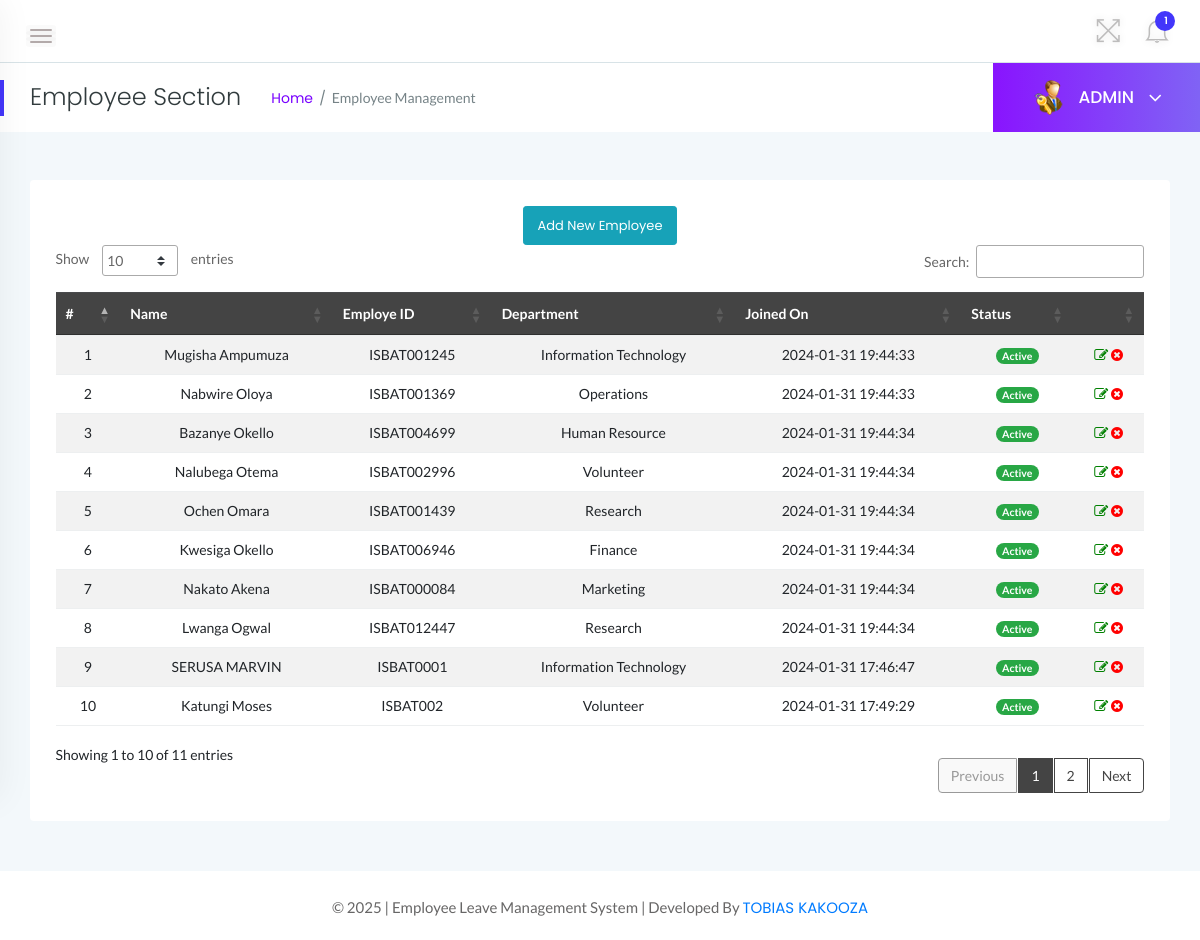
Screenshot of /admin/employees.php (signed in) with the database file from the repository.
### tables this page shows
CREATE TABLE `tblemployees` (
  `id` int(11) NOT NULL AUTO_INCREMENT,
  `EmpId` varchar(100) NOT NULL,
  `FirstName` varchar(150) NOT NULL,
  `LastName` varchar(150) NOT NULL,
  `EmailId` varchar(200) NOT NULL,
  `Password` varchar(180) NOT NULL,
  `Gender` varchar(100) NOT NULL,
  `Dob` varchar(100) NOT NULL,
  `Department` varchar(255) NOT NULL,
  `Address` varchar(255) NOT NULL,
  `City` varchar(200) NOT NULL,
  `Country` varchar(150) NOT NULL,
  `Phonenumber` char(11) NOT NULL,
  `Status` int(1) NOT NULL,
  `RegDate` timestamp NOT NULL DEFAULT current_timestamp(),
  PRIMARY KEY (`id`)
);

### admin/employees.php (the view, shortened to what this page needs)
<?php
    if(strlen($_SESSION['alogin'])==0){
    header('location:index.php');
    } else {
 ?>
<!doctype html>
<html class="no-js" lang="en">
<head>
    <link rel="stylesheet" href="../assets/css/bootstrap.min.css">
    <link rel="stylesheet" href="../assets/css/font-awesome.min.css">
    <link rel="stylesheet" href="../assets/css/themify-icons.css">
    <link rel="stylesheet" href="../assets/css/metisMenu.css">
    <link rel="stylesheet" href="../assets/css/owl.carousel.min.css">
    <link rel="stylesheet" href="../assets/css/slicknav.min.css">
    <link rel="stylesheet" href="https://www.amcharts.com/lib/3/plugins/export/export.css" type="text/css" media="all" />
    <link rel="stylesheet" type="text/css" href="https://cdn.datatables.net/1.10.19/css/jquery.dataTables.css">
    <link rel="stylesheet" type="text/css" href="https://cdn.datatables.net/1.10.18/css/dataTables.bootstrap4.min.css">
    <link rel="stylesheet" type="text/css" href="https://cdn.datatables.net/responsive/2.2.3/css/responsive.bootstrap.min.css">
    <link rel="stylesheet" type="text/css" href="https://cdn.datatables.net/responsive/2.2.3/css/responsive.jqueryui.min.css">
    <link rel="stylesheet" href="../assets/css/typography.css">
    <link rel="stylesheet" href="../assets/css/default-css.css">
    <link rel="stylesheet" href="../assets/css/styles.css">
    <link rel="stylesheet" href="../assets/css/responsive.css">
</head>
<body>
    <div class="page-container">
        <div class="main-content">
            <div class="header-area">
                <div class="row align-items-center">
                    <div class="col-md-6 col-sm-8 clearfix">
                        <div class="nav-btn pull-left">
                            <span></span>
                            <span></span>
                            <span></span>
                        </div>
                    </div>
                    <div class="col-md-6 col-sm-4 clearfix">
                        <ul class="notification-area pull-right">
                            <li id="full-view"><i class="ti-fullscreen"></i></li>
                            <?php include '../includes/admin-notification.php'?>
                        </ul>
                    </div>
                </div>
            </div>
            <div class="page-title-area">
                <div class="row align-items-center">
                    <div class="col-sm-6">
                        <div class="breadcrumbs-area clearfix">
                            <h4 class="page-title pull-left">Employee Section</h4>
                            <ul class="breadcrumbs pull-left">
                                <li><a href="dashboard.php">Home</a></li>
                                <li><span>Employee Management</span></li>
                            </ul>
                        </div>
                    </div>
                    <div class="col-sm-6 clearfix">
                        <div class="user-profile pull-right">
                            <img class="avatar user-thumb" src="../assets/images/admin.png" alt="avatar">
                            <h4 class="user-name dropdown-toggle" data-toggle="dropdown">ADMIN <i class="fa fa-angle-down"></i></h4>
                        </div>
                    </div>
                </div>
            </div>
            <div class="main-content-inner">
                <div class="row">
                    <div class="col-12 mt-5">
                        <div class="card">
                            <div class="card-body">
                                <div class="data-tables datatable-dark">
                                <center><a href="add-employee.php" class="btn btn-sm btn-info">Add New Employee</a></center>
                                    <table id="dataTable3" class="table table-hover table-striped text-center">
                                        <thead class="text-capitalize">
                                            <tr>
                                                <th>#</th>
                                                <th>Name</th>
                                                <th>Employe ID</th>
                                                <th>Department</th>
                                                <th>Joined On</th>
                                                <th>Status</th>
                                                <th></th>
                                            </tr>
                                        </thead>
                                        <tbody>
                                    <?php
                                    $sql = "SELECT EmpId,FirstName,LastName,Department,Status,RegDate,id from  tblemployees";
                                    $query = $dbh -> prepare($sql);
                                    $query->execute();
                                    $results=$query->fetchAll(PDO::FETCH_OBJ);
                                    $cnt=1;
                                    if($query->rowCount() > 0)
                                    {
                                    foreach($results as $result)
                                    {               ?>
                                        <tr>
                                            <td> <?php echo htmlentities($cnt);?></td>
                                            <td><?php echo htmlentities($result->FirstName);?>&nbsp;<?php echo htmlentities($result->LastName);?></td>
                                            <td><?php echo htmlentities($result->EmpId);?></td>
                                            <td><?php echo htmlentities($result->Department);?></td>
                                             <td><?php echo htmlentities($result->RegDate);?></td>
                                             <td><?php $stats=$result->Status;
                                            if($stats){
                                             ?>
                                                 <span class="badge badge-pill badge-success">Active</span>
                                                 <?php } else { ?>
                                                 <span class="badge badge-pill badge-danger">Inactive</span>
                                                 <?php } ?>
                                             </td>
                                            <td><a href="update-employee.php?empid=<?php echo htmlentities($result->id);?>"><i class="fa fa-edit" style="color:green"></i></a>
                                        <?php if($result->Status==1)
                                        {?>
                                        <a href="employees.php?inid=<?php echo htmlentities($result->id);?>" onclick="return confirm('Are you sure you want to inactive this employee?');"" > <i class="fa fa-times-circle" style="color:red" title="Inactive"></i>
                                        <?php } else {?>
                                            <a href="employees.php?id=<?php echo htmlentities($result->id);?>" onclick="return confirm('Are you sure you want to active this employee?');""><i class="fa fa-check" style="color:green" title="Active"></i>
                                            <?php } ?> </td>
                                        </tr>
                                         <?php $cnt++;} }?>
                                    </tbody>
                                    </table>
                                </div>
                            </div>
                        </div>
                    </div>
                </div>
                </div>
            </div>
            <?php include '../includes/footer.php' ?>
        </div>
</body>
</html>
<?php } ?>

### assets/css/styles.css (style rules this page uses)
.page-container { width: 100%; height: 100%; min-height: 100vh; padding-left: 280px; -webkit-transition: padding-left 0.3s ease 0s; transition: padding-left 0.3s ease 0s; }
.sbar_collapsed.page-container { padding-left: 0; }
.card { border: none; border-radius: 4px; background-color: #fff; -webkit-transition: all 0.3s ease 0s; transition: all 0.3s ease 0s; }
.card-body { padding: 25.6px; padding: 1.6rem; }
.main-content { width: 100%; background: #f3f8fb; }
.main-content-inner { padding: 0 30px 50px; }
.header-area { padding: 15px 30px; background: #fff; border-bottom: 1px solid #d8e3e7; }
.nav-btn { margin: 10px 30px 0 0; cursor: pointer; }
.nav-btn span { display: block; width: 22px; height: 2px; background: #b3aaaa; margin: 4px 0; border-radius: 15px; -webkit-transition: all 0.3s ease 0s; transition: all 0.3s ease 0s; box-shadow: 0 0 0 4px rgba(99, 96, 96, 0.03); }
.nav-btn span:nth-child(2) { opacity: 0; }
.nav-btn span:first-child { -webkit-transform: rotate(45deg) translate(5px, 5px); transform: rotate(45deg) translate(5px, 5px); }
.nav-btn span:last-child { -webkit-transform: rotate(-45deg) translate(3px, -3px); transform: rotate(-45deg) translate(3px, -3px); }
.sbar_collapsed .nav-btn span { transform: none; opacity: 1; }
.notification-area { -webkit-user-select: none; -moz-user-select: none; -ms-user-select: none; user-select: none; position: relative; z-index: 1; }
.notification-area li { display: inline-block; margin-left: 20px; cursor: pointer; -webkit-user-select: none; -moz-user-select: none; -ms-user-select: none; user-select: none; }
.notification-area li > i { font-size: 26px; color: #bdbcbc; vertical-align: middle; text-shadow: 0 0 8px rgba(0, 0, 0, 0.12); -webkit-transition: color 0.3s ease 0s; transition: color 0.3s ease 0s; }
.notification-area li#full-view { display: inline-block; }
.page-title-area { padding: 0 30px; background: #fff; position: relative; }
.page-title-area:before { content: ""; position: absolute; left: 0; top: 50%; width: 4px; height: 36px; background: var(--primary-color); -webkit-transform: translateY(-50%); transform: translateY(-50%); }
.page-title { font-size: 24px; font-weight: 300; color: #313b3d; letter-spacing: 0; margin-right: 30px; }
ul.breadcrumbs { margin-top: 4px; }
.breadcrumbs li { display: inline-block; }
.breadcrumbs li a, .breadcrumbs li span { display: block; font-size: 14px; font-weight: 400; color: #7801ff; letter-spacing: 0; margin-right: 16px; position: relative; }
.breadcrumbs li a:before { content: "/"; color: #768387; position: absolute; right: -13px; top: 0; }
.breadcrumbs li span { margin-right: 0; color: #768387; text-transform: capitalize; }
.user-profile { margin-right: -30px; display: -webkit-box; display: -ms-flexbox; display: flex; -webkit-box-align: center; -ms-flex-align: center; align-items: center; -ms-flex-wrap: wrap; flex-wrap: wrap; background: -webkit-linear-gradient(left, #8914fe 0%, #8063f5 100%); background: linear-gradient(to right, #8914fe 0%, #8063f5 100%); padding: 17px 38px; position: relative; }
.user-profile img.avatar { height: 35px; width: 35px; border-radius: 50%; margin-right: 12px; }
.user-name { font-size: 17px; font-weight: 500; color: #fff; letter-spacing: 0; cursor: pointer; -webkit-user-select: none; -moz-user-select: none; -ms-user-select: none; user-select: none; }
.user-name i { margin-left: 10px; font-size: 21px; vertical-align: middle; position: relative; }
.notification-area .dropdown-toggle, .user-name.dropdown-toggle { position: relative; }
.notification-area .dropdown-toggle:after, .user-name.dropdown-toggle:after { display: none; }
.btn { padding: 11px 17px; font-size: 13px; letter-spacing: 0; }
.btn-sm { padding: 9px 14px; }
table tr th { border-bottom: none; }
table tr th, table tr td { border-top: 1px solid rgba(120, 130, 140, 0.13) !important; }
table.dataTable.no-footer { border-bottom: 1px solid rgba(120, 130, 140, 0.13) !important; }
table.dataTable thead th, table.dataTable thead td { border-bottom-color: transparent; }
.datatable-dark thead { background: #444; color: #fff; }

### rows the page displays
tblemployees: FirstName "Mugisha", LastName "Ampumuza", EmpId "ISBAT001245", Department "Information Technology", RegDate "2024-01-31 19:44:33", Status "Active"
tblemployees: FirstName "Nabwire", LastName "Oloya", EmpId "ISBAT001369", Department "Operations", RegDate "2024-01-31 19:44:33", Status "Active"
tblemployees: FirstName "Bazanye", LastName "Okello", EmpId "ISBAT004699", Department "Human Resource", RegDate "2024-01-31 19:44:34", Status "Active"
tblemployees: FirstName "Nalubega", LastName "Otema", EmpId "ISBAT002996", Department "Volunteer", RegDate "2024-01-31 19:44:34", Status "Active"
tblemployees: FirstName "Ochen", LastName "Omara", EmpId "ISBAT001439", Department "Research", RegDate "2024-01-31 19:44:34", Status "Active"
tblemployees: FirstName "Kwesiga", LastName "Okello", EmpId "ISBAT006946", Department "Finance", RegDate "2024-01-31 19:44:34", Status "Active"
tblemployees: FirstName "Nakato", LastName "Akena", EmpId "ISBAT000084", Department "Marketing", RegDate "2024-01-31 19:44:34", Status "Active"
tblemployees: FirstName "Lwanga", LastName "Ogwal", EmpId "ISBAT012447", Department "Research", RegDate "2024-01-31 19:44:34", Status "Active"
tblemployees: FirstName "SERUSA", LastName "MARVIN", EmpId "ISBAT0001", Department "Information Technology", RegDate "2024-01-31 17:46:47", Status "Active"
tblemployees: FirstName "Katungi", LastName "Moses", EmpId "ISBAT002", Department "Volunteer", RegDate "2024-01-31 17:49:29", Status "Active"

### other values shown
$unreadcount "1"
